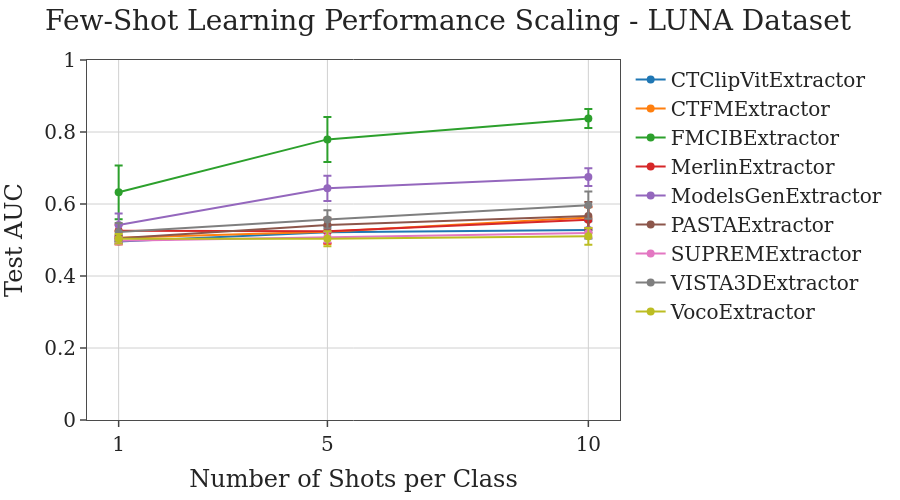

Notebook cell for this chart:
### Markdown cell above
## Few-Shot Learning Curves

Visualize how model performance scales with increasing training samples.

### Code cell
# Plot few-shot learning curves

# The outer keys should be shot numbers, the inner keys should be model names.
model_names = list(next(iter(few_shot_results.values())).keys())
fig = go.Figure()

for model_name in model_names:
    shot_values = []
    means = []
    cis = []
    
    for shots in shot_configs:
        shot_values.append(shots)
        result = few_shot_results.get(shots, {}).get(model_name, {})
        if "mean" not in result or "ci95" not in result:
            means.append(float("nan"))
            cis.append(0)
        else:
            means.append(result["mean"])
            ci = result["ci95"][1] - result["mean"]
            cis.append(ci)
    
    fig.add_trace(go.Scatter(
        x=shot_values,
        y=means,
        error_y=dict(type='data', array=cis),
        mode='lines+markers',
        name=model_name,
        line=dict(width=2),
        marker=dict(size=8)
    ))

apply_r_style(fig, font_size=20)
fig.update_layout(
    title='Few-Shot Learning Performance Scaling - LUNA Dataset',
    xaxis_title='Number of Shots per Class',
    yaxis_title='Test AUC',
    height=500,
    width=FIG_SIZE,
    template='simple_white',
    hovermode='x unified'
)
fig.update_xaxes(tickvals=shot_configs)
fig.update_yaxes(range=[0, 1.0])

fig.write_image(PLOTS_DIR / f"luna_few_shot.png")

fig.show()

print("Key Insight: Steeper curves = better low-data generalization")
print("Models with 1-shot performance close to 10-shot are most data-efficient")

### Figure 1 — Plotly figure (JSON) as saved in the notebook; plotly's stock layout.template omitted (floating-point values rounded to 4 significant figures)
{"data": [{"error_y": {"array": [0.006812, 0.0161, 0.02412], "type": "data"}, "line": {"width": 2}, "marker": {"size": 8}, "mode": "lines+markers", "name": "CTClipVitExtractor", "type": "scatter", "x": [1, 5, 10], "y": [0.4961, 0.5214, 0.528]}, {"error_y": {"array": [0.01881, 0.03365, 0.0286], "type": "data"}, "line": {"width": 2}, "marker": {"size": 8}, "mode": "lines+markers", "name": "CTFMExtractor", "type": "scatter", "x": [1, 5, 10], "y": [0.5061, 0.5227, 0.5623]}, {"error_y": {"array": [0.07467, 0.06249, 0.02638], "type": "data"}, "line": {"width": 2}, "marker": {"size": 8}, "mode": "lines+markers", "name": "FMCIBExtractor", "type": "scatter", "x": [1, 5, 10], "y": [0.6324, 0.7795, 0.8375]}, {"error_y": {"array": [0.01663, 0.0334, 0.03618], "type": "data"}, "line": {"width": 2}, "marker": {"size": 8}, "mode": "lines+markers", "name": "MerlinExtractor", "type": "scatter", "x": [1, 5, 10], "y": [0.5259, 0.5242, 0.5561]}, {"error_y": {"array": [0.03186, 0.0348, 0.02462], "type": "data"}, "line": {"width": 2}, "marker": {"size": 8}, "mode": "lines+markers", "name": "ModelsGenExtractor", "type": "scatter", "x": [1, 5, 10], "y": [0.5417, 0.6434, 0.6749]}, {"error_y": {"array": [0.008495, 0.01964, 0.03886], "type": "data"}, "line": {"width": 2}, "marker": {"size": 8}, "mode": "lines+markers", "name": "PASTAExtractor", "type": "scatter", "x": [1, 5, 10], "y": [0.5045, 0.5419, 0.5664]}, {"error_y": {"array": [0.009877, 0.01487, 0.01453], "type": "data"}, "line": {"width": 2}, "marker": {"size": 8}, "mode": "lines+markers", "name": "SUPREMExtractor", "type": "scatter", "x": [1, 5, 10], "y": [0.4981, 0.5082, 0.5195]}, {"error_y": {"array": [0.02447, 0.02535, 0.03781], "type": "data"}, "line": {"width": 2}, "marker": {"size": 8}, "mode": "lines+markers", "name": "VISTA3DExtractor", "type": "scatter", "x": [1, 5, 10], "y": [0.5226, 0.5571, 0.5969]}, {"error_y": {"array": [0.0134, 0.02085, 0.02314], "type": "data"}, "line": {"width": 2}, "marker": {"size": 8}, "mode": "lines+markers", "name": "VocoExtractor", "type": "scatter", "x": [1, 5, 10], "y": [0.5036, 0.5037, 0.5102]}], "layout": {"font": {"family": "DejaVu Serif", "size": 20}, "height": 500, "hovermode": "x unified", "margin": {"b": 60, "l": 60, "r": 40, "t": 60}, "paper_bgcolor": "white", "plot_bgcolor": "white", "title": {"text": "Few-Shot Learning Performance Scaling - LUNA Dataset"}, "width": 900, "xaxis": {"gridcolor": "#D0D0D0", "linecolor": "#4B4B4B", "mirror": true, "showgrid": true, "ticklen": 6, "ticks": "outside", "tickvals": [1, 5, 10], "tickwidth": 1.5, "title": {"text": "Number of Shots per Class"}, "zeroline": false}, "yaxis": {"gridcolor": "#D0D0D0", "linecolor": "#4B4B4B", "mirror": true, "range": [0, 1], "showgrid": true, "ticklen": 6, "ticks": "outside", "tickwidth": 1.5, "title": {"text": "Test AUC"}, "zeroline": false}}}
